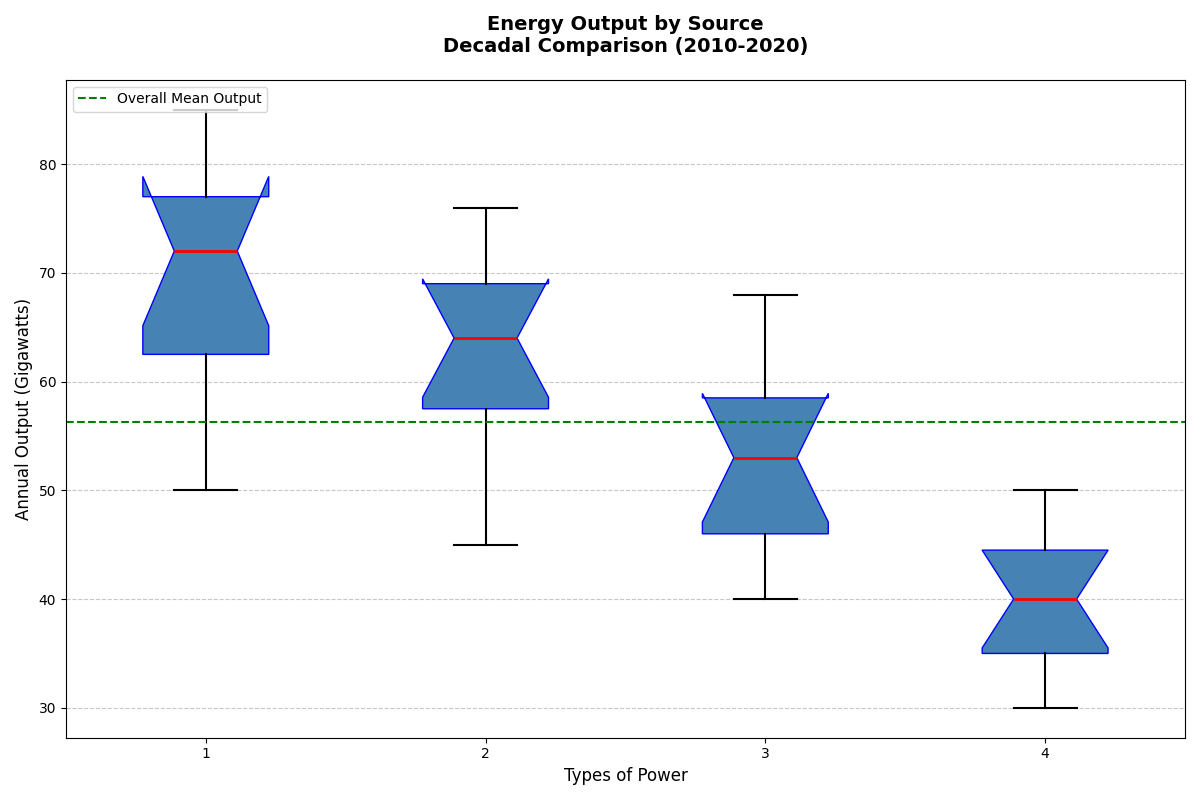

The Python source for this figure:
import matplotlib.pyplot as plt
import numpy as np

# Define the data for the box plot
solar_energy = [50, 55, 60, 65, 70, 72, 74, 76, 78, 80, 85]
wind_energy = [45, 50, 55, 60, 62, 64, 66, 68, 70, 75, 76]
hydroelectric_energy = [40, 42, 45, 47, 50, 53, 55, 57, 60, 64, 68]
geothermal_energy = [30, 32, 34, 36, 37, 40, 42, 44, 45, 48, 50]

data = [solar_energy, wind_energy, hydroelectric_energy, geothermal_energy]
energy_sources = ['Helios Power', 'Breeze Units', 'Water Kinetic', 'Earth Heat']

fig, ax = plt.subplots(figsize=(12, 8))

boxplot = ax.boxplot(data, vert=True, patch_artist=True, notch=True,
                    boxprops=dict(facecolor='skyblue', color='blue'),
                    whiskerprops=dict(color='black'),
                    capprops=dict(color='black'),
                    medianprops=dict(color='red', linewidth=2),
                    flierprops=dict(markerfacecolor='red', marker='o', markersize=5, linestyle='none'))

# Set a single color across all data groups
single_color = '#4682B4'  # Steel Blue
for patch in boxplot['boxes']:
    patch.set_facecolor(single_color)

plt.title("Energy Output by Source\nDecadal Comparison (2010-2020)", 
          fontsize=14, fontweight='bold', pad=20)
plt.xlabel("Types of Power", fontsize=12)
plt.ylabel("Annual Output (Gigawatts)", fontsize=12)

ax.yaxis.grid(True, linestyle='--', alpha=0.7)
ax.set_axisbelow(True)

plt.setp(boxplot['whiskers'], color='black', linestyle='-', linewidth=1.5)
plt.setp(boxplot['caps'], color='black', linewidth=1.5)
plt.setp(boxplot['medians'], color='red', linewidth=2)

overall_mean = np.mean(solar_energy + wind_energy + hydroelectric_energy + geothermal_energy)
ax.axhline(overall_mean, color='green', linestyle='--', linewidth=1.5, label='Overall Mean Output')

ax.legend(loc='upper left', fontsize=10)

plt.tight_layout()
plt.show()
